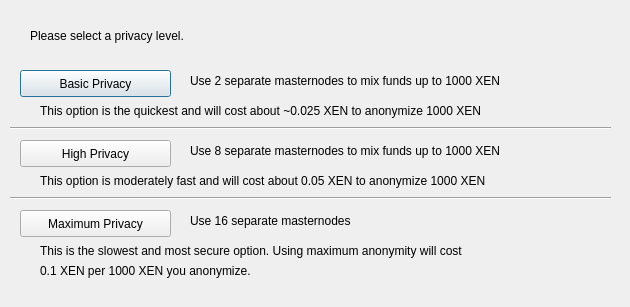
<?xml version="1.0" encoding="UTF-8"?>
<ui version="4.0">
 <class>DarksendConfig</class>
 <widget class="QDialog" name="DarksendConfig">
  <property name="geometry">
   <rect>
    <x>0</x>
    <y>0</y>
    <width>630</width>
    <height>307</height>
   </rect>
  </property>
  <property name="windowTitle">
   <string>Configure PrivateSend</string>
  </property>
  <widget class="QPushButton" name="buttonBasic">
   <property name="geometry">
    <rect>
     <x>20</x>
     <y>70</y>
     <width>151</width>
     <height>27</height>
    </rect>
   </property>
   <property name="text">
    <string>Basic Privacy</string>
   </property>
  </widget>
  <widget class="QPushButton" name="buttonHigh">
   <property name="geometry">
    <rect>
     <x>20</x>
     <y>140</y>
     <width>151</width>
     <height>27</height>
    </rect>
   </property>
   <property name="text">
    <string>High Privacy</string>
   </property>
  </widget>
  <widget class="QPushButton" name="buttonMax">
   <property name="geometry">
    <rect>
     <x>20</x>
     <y>210</y>
     <width>151</width>
     <height>27</height>
    </rect>
   </property>
   <property name="text">
    <string>Maximum Privacy</string>
   </property>
  </widget>
  <widget class="QLabel" name="label">
   <property name="geometry">
    <rect>
     <x>30</x>
     <y>20</y>
     <width>571</width>
     <height>31</height>
    </rect>
   </property>
   <property name="text">
    <string>Please select a privacy level.</string>
   </property>
  </widget>
  <widget class="QLabel" name="label_2">
   <property name="geometry">
    <rect>
     <x>190</x>
     <y>70</y>
     <width>421</width>
     <height>21</height>
    </rect>
   </property>
   <property name="text">
    <string>Use 2 separate masternodes to mix funds up to 1000 XEN</string>
   </property>
  </widget>
  <widget class="QLabel" name="label_3">
   <property name="geometry">
    <rect>
     <x>190</x>
     <y>140</y>
     <width>411</width>
     <height>21</height>
    </rect>
   </property>
   <property name="text">
    <string>Use 8 separate masternodes to mix funds up to 1000 XEN</string>
   </property>
  </widget>
  <widget class="QLabel" name="label_4">
   <property name="geometry">
    <rect>
     <x>190</x>
     <y>210</y>
     <width>421</width>
     <height>21</height>
    </rect>
   </property>
   <property name="text">
    <string>Use 16 separate masternodes</string>
   </property>
  </widget>
  <widget class="QLabel" name="label_6">
   <property name="geometry">
    <rect>
     <x>40</x>
     <y>100</y>
     <width>561</width>
     <height>21</height>
    </rect>
   </property>
   <property name="text">
    <string>This option is the quickest and will cost about ~0.025 XEN to anonymize 1000 XEN</string>
   </property>
  </widget>
  <widget class="QLabel" name="label_7">
   <property name="geometry">
    <rect>
     <x>40</x>
     <y>170</y>
     <width>561</width>
     <height>21</height>
    </rect>
   </property>
   <property name="text">
    <string>This option is moderately fast and will cost about 0.05 XEN to anonymize 1000 XEN</string>
   </property>
  </widget>
  <widget class="QLabel" name="label_8">
   <property name="geometry">
    <rect>
     <x>40</x>
     <y>240</y>
     <width>561</width>
     <height>21</height>
    </rect>
   </property>
   <property name="text">
    <string>This is the slowest and most secure option. Using maximum anonymity will cost</string>
   </property>
  </widget>
  <widget class="QLabel" name="label_9">
   <property name="geometry">
    <rect>
     <x>40</x>
     <y>260</y>
     <width>561</width>
     <height>21</height>
    </rect>
   </property>
   <property name="text">
    <string>0.1 XEN per 1000 XEN you anonymize.</string>
   </property>
  </widget>
  <widget class="Line" name="line">
   <property name="geometry">
    <rect>
     <x>10</x>
     <y>120</y>
     <width>601</width>
     <height>16</height>
    </rect>
   </property>
   <property name="orientation">
    <enum>Qt::Horizontal</enum>
   </property>
  </widget>
  <widget class="Line" name="line_2">
   <property name="geometry">
    <rect>
     <x>10</x>
     <y>190</y>
     <width>601</width>
     <height>16</height>
    </rect>
   </property>
   <property name="orientation">
    <enum>Qt::Horizontal</enum>
   </property>
  </widget>
 </widget>
 <resources/>
 <connections/>
</ui>
